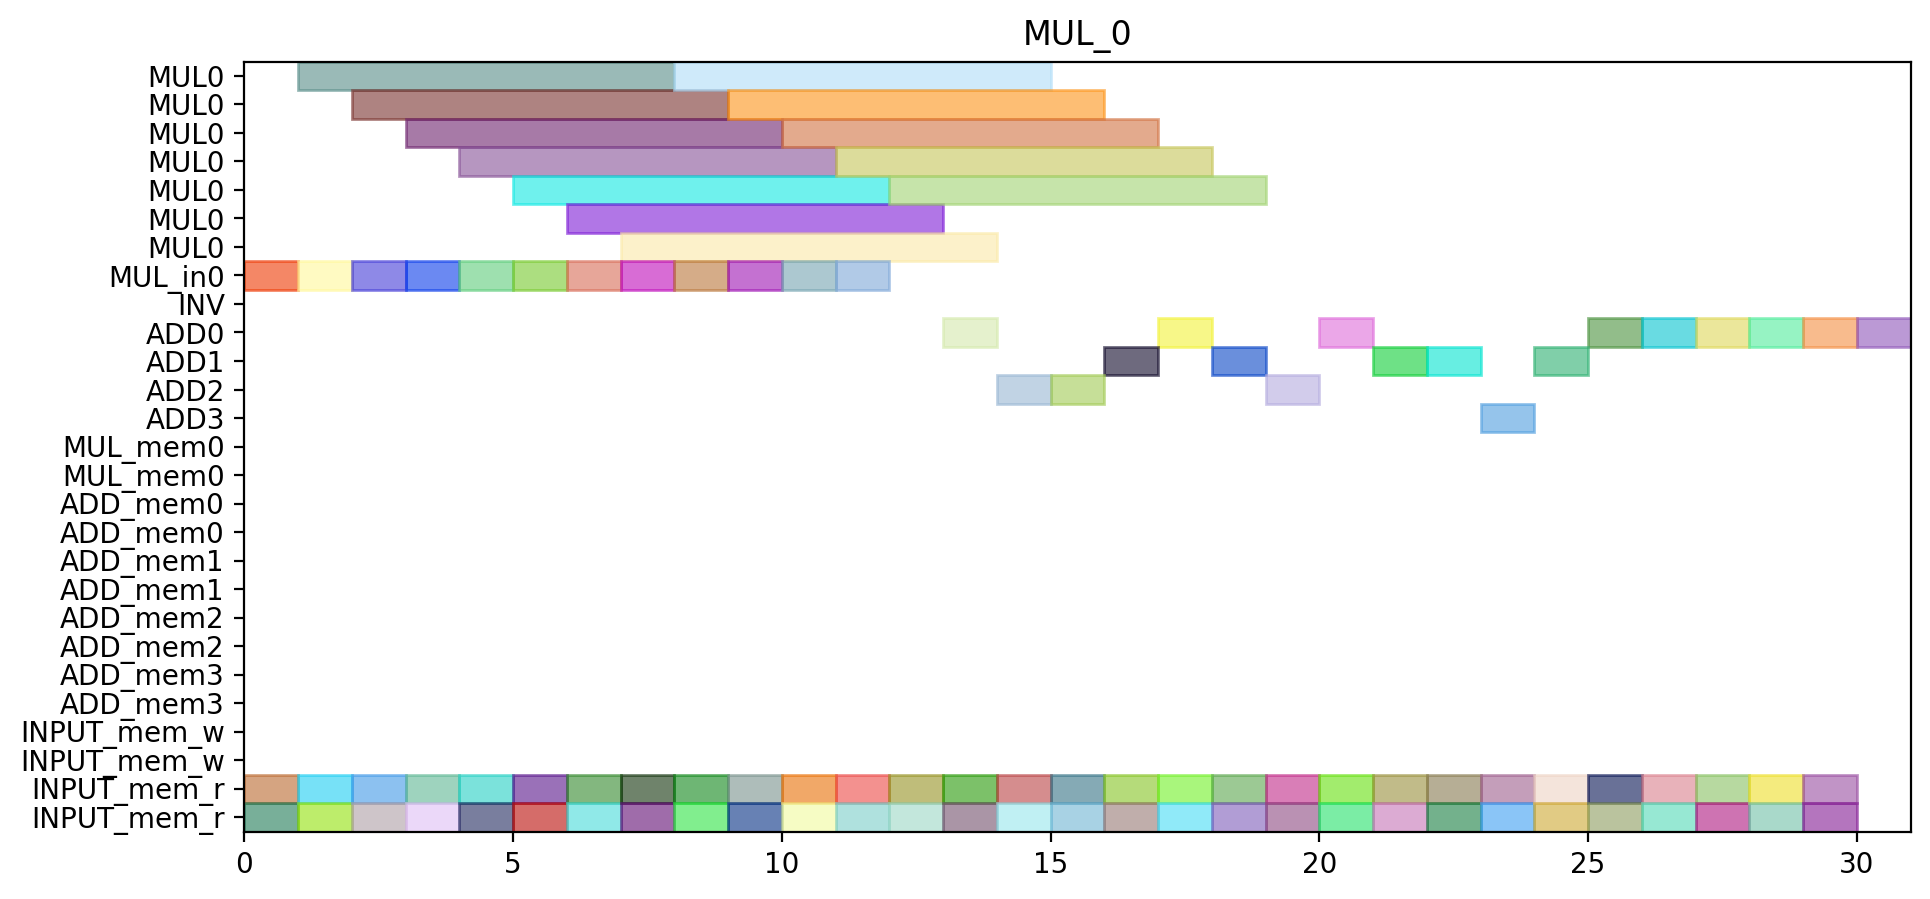

Write Python code to recreate this figure.
from pyschedule import Scenario, solvers, plotters, alt


def solve():
	horizon = 194
	S = Scenario("MUL_0", horizon=horizon)

	# resource
	MUL = S.Resources('MUL', num=1, size=7)
	MUL_in = S.Resources('MUL_in', num=1)
	INV = S.Resource('INV')
	ADD = S.Resources('ADD', num=4, periods=range(1, horizon))
	MUL_mem = S.Resources('MUL_mem', num=1, size=2)
	ADD_mem = S.Resources('ADD_mem', num=4, size=2)
	INPUT_mem_w = S.Resource('INPUT_mem_w', size=2)
	INPUT_mem_r = S.Resource('INPUT_mem_r', size=2)

	# result of previous scheduling

	# new tasks
	c_t0_t0_t0_t0_in = S.Task('c_t0_t0_t0_t0_in', length=1, delay_cost=1)
	c_t0_t0_t0_t0_in += alt(MUL_in)
	c_t0_t0_t0_t0 = S.Task('c_t0_t0_t0_t0', length=7, delay_cost=1)
	c_t0_t0_t0_t0 += alt(MUL)
	S += c_t0_t0_t0_t0>=c_t0_t0_t0_t0_in

	c_t0_t0_t0_t0_mem0 = S.Task('c_t0_t0_t0_t0_mem0', length=1, delay_cost=1)
	c_t0_t0_t0_t0_mem0 += INPUT_mem_r
	S += c_t0_t0_t0_t0_mem0 <= c_t0_t0_t0_t0

	c_t0_t0_t0_t0_mem1 = S.Task('c_t0_t0_t0_t0_mem1', length=1, delay_cost=1)
	c_t0_t0_t0_t0_mem1 += INPUT_mem_r
	S += c_t0_t0_t0_t0_mem1 <= c_t0_t0_t0_t0

	c_t0_t0_t0_t1_in = S.Task('c_t0_t0_t0_t1_in', length=1, delay_cost=1)
	c_t0_t0_t0_t1_in += alt(MUL_in)
	c_t0_t0_t0_t1 = S.Task('c_t0_t0_t0_t1', length=7, delay_cost=1)
	c_t0_t0_t0_t1 += alt(MUL)
	S += c_t0_t0_t0_t1>=c_t0_t0_t0_t1_in

	c_t0_t0_t0_t1_mem0 = S.Task('c_t0_t0_t0_t1_mem0', length=1, delay_cost=1)
	c_t0_t0_t0_t1_mem0 += INPUT_mem_r
	S += c_t0_t0_t0_t1_mem0 <= c_t0_t0_t0_t1

	c_t0_t0_t0_t1_mem1 = S.Task('c_t0_t0_t0_t1_mem1', length=1, delay_cost=1)
	c_t0_t0_t0_t1_mem1 += INPUT_mem_r
	S += c_t0_t0_t0_t1_mem1 <= c_t0_t0_t0_t1

	c_t0_t0_t0_t2 = S.Task('c_t0_t0_t0_t2', length=1, delay_cost=1)
	c_t0_t0_t0_t2 += alt(ADD)

	c_t0_t0_t0_t2_mem0 = S.Task('c_t0_t0_t0_t2_mem0', length=1, delay_cost=1)
	c_t0_t0_t0_t2_mem0 += INPUT_mem_r
	S += c_t0_t0_t0_t2_mem0 <= c_t0_t0_t0_t2

	c_t0_t0_t0_t2_mem1 = S.Task('c_t0_t0_t0_t2_mem1', length=1, delay_cost=1)
	c_t0_t0_t0_t2_mem1 += INPUT_mem_r
	S += c_t0_t0_t0_t2_mem1 <= c_t0_t0_t0_t2

	c_t0_t0_t0_t3 = S.Task('c_t0_t0_t0_t3', length=1, delay_cost=1)
	c_t0_t0_t0_t3 += alt(ADD)

	c_t0_t0_t0_t3_mem0 = S.Task('c_t0_t0_t0_t3_mem0', length=1, delay_cost=1)
	c_t0_t0_t0_t3_mem0 += INPUT_mem_r
	S += c_t0_t0_t0_t3_mem0 <= c_t0_t0_t0_t3

	c_t0_t0_t0_t3_mem1 = S.Task('c_t0_t0_t0_t3_mem1', length=1, delay_cost=1)
	c_t0_t0_t0_t3_mem1 += INPUT_mem_r
	S += c_t0_t0_t0_t3_mem1 <= c_t0_t0_t0_t3

	c_t0_t0_t1_t0_in = S.Task('c_t0_t0_t1_t0_in', length=1, delay_cost=1)
	c_t0_t0_t1_t0_in += alt(MUL_in)
	c_t0_t0_t1_t0 = S.Task('c_t0_t0_t1_t0', length=7, delay_cost=1)
	c_t0_t0_t1_t0 += alt(MUL)
	S += c_t0_t0_t1_t0>=c_t0_t0_t1_t0_in

	c_t0_t0_t1_t0_mem0 = S.Task('c_t0_t0_t1_t0_mem0', length=1, delay_cost=1)
	c_t0_t0_t1_t0_mem0 += INPUT_mem_r
	S += c_t0_t0_t1_t0_mem0 <= c_t0_t0_t1_t0

	c_t0_t0_t1_t0_mem1 = S.Task('c_t0_t0_t1_t0_mem1', length=1, delay_cost=1)
	c_t0_t0_t1_t0_mem1 += INPUT_mem_r
	S += c_t0_t0_t1_t0_mem1 <= c_t0_t0_t1_t0

	c_t0_t0_t1_t1_in = S.Task('c_t0_t0_t1_t1_in', length=1, delay_cost=1)
	c_t0_t0_t1_t1_in += alt(MUL_in)
	c_t0_t0_t1_t1 = S.Task('c_t0_t0_t1_t1', length=7, delay_cost=1)
	c_t0_t0_t1_t1 += alt(MUL)
	S += c_t0_t0_t1_t1>=c_t0_t0_t1_t1_in

	c_t0_t0_t1_t1_mem0 = S.Task('c_t0_t0_t1_t1_mem0', length=1, delay_cost=1)
	c_t0_t0_t1_t1_mem0 += INPUT_mem_r
	S += c_t0_t0_t1_t1_mem0 <= c_t0_t0_t1_t1

	c_t0_t0_t1_t1_mem1 = S.Task('c_t0_t0_t1_t1_mem1', length=1, delay_cost=1)
	c_t0_t0_t1_t1_mem1 += INPUT_mem_r
	S += c_t0_t0_t1_t1_mem1 <= c_t0_t0_t1_t1

	c_t0_t0_t1_t2 = S.Task('c_t0_t0_t1_t2', length=1, delay_cost=1)
	c_t0_t0_t1_t2 += alt(ADD)

	c_t0_t0_t1_t2_mem0 = S.Task('c_t0_t0_t1_t2_mem0', length=1, delay_cost=1)
	c_t0_t0_t1_t2_mem0 += INPUT_mem_r
	S += c_t0_t0_t1_t2_mem0 <= c_t0_t0_t1_t2

	c_t0_t0_t1_t2_mem1 = S.Task('c_t0_t0_t1_t2_mem1', length=1, delay_cost=1)
	c_t0_t0_t1_t2_mem1 += INPUT_mem_r
	S += c_t0_t0_t1_t2_mem1 <= c_t0_t0_t1_t2

	c_t0_t0_t1_t3 = S.Task('c_t0_t0_t1_t3', length=1, delay_cost=1)
	c_t0_t0_t1_t3 += alt(ADD)

	c_t0_t0_t1_t3_mem0 = S.Task('c_t0_t0_t1_t3_mem0', length=1, delay_cost=1)
	c_t0_t0_t1_t3_mem0 += INPUT_mem_r
	S += c_t0_t0_t1_t3_mem0 <= c_t0_t0_t1_t3

	c_t0_t0_t1_t3_mem1 = S.Task('c_t0_t0_t1_t3_mem1', length=1, delay_cost=1)
	c_t0_t0_t1_t3_mem1 += INPUT_mem_r
	S += c_t0_t0_t1_t3_mem1 <= c_t0_t0_t1_t3

	c_t0_t0_t20 = S.Task('c_t0_t0_t20', length=1, delay_cost=1)
	c_t0_t0_t20 += alt(ADD)

	c_t0_t0_t20_mem0 = S.Task('c_t0_t0_t20_mem0', length=1, delay_cost=1)
	c_t0_t0_t20_mem0 += INPUT_mem_r
	S += c_t0_t0_t20_mem0 <= c_t0_t0_t20

	c_t0_t0_t20_mem1 = S.Task('c_t0_t0_t20_mem1', length=1, delay_cost=1)
	c_t0_t0_t20_mem1 += INPUT_mem_r
	S += c_t0_t0_t20_mem1 <= c_t0_t0_t20

	c_t0_t0_t21 = S.Task('c_t0_t0_t21', length=1, delay_cost=1)
	c_t0_t0_t21 += alt(ADD)

	c_t0_t0_t21_mem0 = S.Task('c_t0_t0_t21_mem0', length=1, delay_cost=1)
	c_t0_t0_t21_mem0 += INPUT_mem_r
	S += c_t0_t0_t21_mem0 <= c_t0_t0_t21

	c_t0_t0_t21_mem1 = S.Task('c_t0_t0_t21_mem1', length=1, delay_cost=1)
	c_t0_t0_t21_mem1 += INPUT_mem_r
	S += c_t0_t0_t21_mem1 <= c_t0_t0_t21

	c_t0_t0_t30 = S.Task('c_t0_t0_t30', length=1, delay_cost=1)
	c_t0_t0_t30 += alt(ADD)

	c_t0_t0_t30_mem0 = S.Task('c_t0_t0_t30_mem0', length=1, delay_cost=1)
	c_t0_t0_t30_mem0 += INPUT_mem_r
	S += c_t0_t0_t30_mem0 <= c_t0_t0_t30

	c_t0_t0_t30_mem1 = S.Task('c_t0_t0_t30_mem1', length=1, delay_cost=1)
	c_t0_t0_t30_mem1 += INPUT_mem_r
	S += c_t0_t0_t30_mem1 <= c_t0_t0_t30

	c_t0_t0_t31 = S.Task('c_t0_t0_t31', length=1, delay_cost=1)
	c_t0_t0_t31 += alt(ADD)

	c_t0_t0_t31_mem0 = S.Task('c_t0_t0_t31_mem0', length=1, delay_cost=1)
	c_t0_t0_t31_mem0 += INPUT_mem_r
	S += c_t0_t0_t31_mem0 <= c_t0_t0_t31

	c_t0_t0_t31_mem1 = S.Task('c_t0_t0_t31_mem1', length=1, delay_cost=1)
	c_t0_t0_t31_mem1 += INPUT_mem_r
	S += c_t0_t0_t31_mem1 <= c_t0_t0_t31

	c_t0_t1_t0_t0_in = S.Task('c_t0_t1_t0_t0_in', length=1, delay_cost=1)
	c_t0_t1_t0_t0_in += alt(MUL_in)
	c_t0_t1_t0_t0 = S.Task('c_t0_t1_t0_t0', length=7, delay_cost=1)
	c_t0_t1_t0_t0 += alt(MUL)
	S += c_t0_t1_t0_t0>=c_t0_t1_t0_t0_in

	c_t0_t1_t0_t0_mem0 = S.Task('c_t0_t1_t0_t0_mem0', length=1, delay_cost=1)
	c_t0_t1_t0_t0_mem0 += INPUT_mem_r
	S += c_t0_t1_t0_t0_mem0 <= c_t0_t1_t0_t0

	c_t0_t1_t0_t0_mem1 = S.Task('c_t0_t1_t0_t0_mem1', length=1, delay_cost=1)
	c_t0_t1_t0_t0_mem1 += INPUT_mem_r
	S += c_t0_t1_t0_t0_mem1 <= c_t0_t1_t0_t0

	c_t0_t1_t0_t1_in = S.Task('c_t0_t1_t0_t1_in', length=1, delay_cost=1)
	c_t0_t1_t0_t1_in += alt(MUL_in)
	c_t0_t1_t0_t1 = S.Task('c_t0_t1_t0_t1', length=7, delay_cost=1)
	c_t0_t1_t0_t1 += alt(MUL)
	S += c_t0_t1_t0_t1>=c_t0_t1_t0_t1_in

	c_t0_t1_t0_t1_mem0 = S.Task('c_t0_t1_t0_t1_mem0', length=1, delay_cost=1)
	c_t0_t1_t0_t1_mem0 += INPUT_mem_r
	S += c_t0_t1_t0_t1_mem0 <= c_t0_t1_t0_t1

	c_t0_t1_t0_t1_mem1 = S.Task('c_t0_t1_t0_t1_mem1', length=1, delay_cost=1)
	c_t0_t1_t0_t1_mem1 += INPUT_mem_r
	S += c_t0_t1_t0_t1_mem1 <= c_t0_t1_t0_t1

	c_t0_t1_t0_t2 = S.Task('c_t0_t1_t0_t2', length=1, delay_cost=1)
	c_t0_t1_t0_t2 += alt(ADD)

	c_t0_t1_t0_t2_mem0 = S.Task('c_t0_t1_t0_t2_mem0', length=1, delay_cost=1)
	c_t0_t1_t0_t2_mem0 += INPUT_mem_r
	S += c_t0_t1_t0_t2_mem0 <= c_t0_t1_t0_t2

	c_t0_t1_t0_t2_mem1 = S.Task('c_t0_t1_t0_t2_mem1', length=1, delay_cost=1)
	c_t0_t1_t0_t2_mem1 += INPUT_mem_r
	S += c_t0_t1_t0_t2_mem1 <= c_t0_t1_t0_t2

	c_t0_t1_t0_t3 = S.Task('c_t0_t1_t0_t3', length=1, delay_cost=1)
	c_t0_t1_t0_t3 += alt(ADD)

	c_t0_t1_t0_t3_mem0 = S.Task('c_t0_t1_t0_t3_mem0', length=1, delay_cost=1)
	c_t0_t1_t0_t3_mem0 += INPUT_mem_r
	S += c_t0_t1_t0_t3_mem0 <= c_t0_t1_t0_t3

	c_t0_t1_t0_t3_mem1 = S.Task('c_t0_t1_t0_t3_mem1', length=1, delay_cost=1)
	c_t0_t1_t0_t3_mem1 += INPUT_mem_r
	S += c_t0_t1_t0_t3_mem1 <= c_t0_t1_t0_t3

	c_t0_t1_t1_t0_in = S.Task('c_t0_t1_t1_t0_in', length=1, delay_cost=1)
	c_t0_t1_t1_t0_in += alt(MUL_in)
	c_t0_t1_t1_t0 = S.Task('c_t0_t1_t1_t0', length=7, delay_cost=1)
	c_t0_t1_t1_t0 += alt(MUL)
	S += c_t0_t1_t1_t0>=c_t0_t1_t1_t0_in

	c_t0_t1_t1_t0_mem0 = S.Task('c_t0_t1_t1_t0_mem0', length=1, delay_cost=1)
	c_t0_t1_t1_t0_mem0 += INPUT_mem_r
	S += c_t0_t1_t1_t0_mem0 <= c_t0_t1_t1_t0

	c_t0_t1_t1_t0_mem1 = S.Task('c_t0_t1_t1_t0_mem1', length=1, delay_cost=1)
	c_t0_t1_t1_t0_mem1 += INPUT_mem_r
	S += c_t0_t1_t1_t0_mem1 <= c_t0_t1_t1_t0

	c_t0_t1_t1_t1_in = S.Task('c_t0_t1_t1_t1_in', length=1, delay_cost=1)
	c_t0_t1_t1_t1_in += alt(MUL_in)
	c_t0_t1_t1_t1 = S.Task('c_t0_t1_t1_t1', length=7, delay_cost=1)
	c_t0_t1_t1_t1 += alt(MUL)
	S += c_t0_t1_t1_t1>=c_t0_t1_t1_t1_in

	c_t0_t1_t1_t1_mem0 = S.Task('c_t0_t1_t1_t1_mem0', length=1, delay_cost=1)
	c_t0_t1_t1_t1_mem0 += INPUT_mem_r
	S += c_t0_t1_t1_t1_mem0 <= c_t0_t1_t1_t1

	c_t0_t1_t1_t1_mem1 = S.Task('c_t0_t1_t1_t1_mem1', length=1, delay_cost=1)
	c_t0_t1_t1_t1_mem1 += INPUT_mem_r
	S += c_t0_t1_t1_t1_mem1 <= c_t0_t1_t1_t1

	c_t0_t1_t1_t2 = S.Task('c_t0_t1_t1_t2', length=1, delay_cost=1)
	c_t0_t1_t1_t2 += alt(ADD)

	c_t0_t1_t1_t2_mem0 = S.Task('c_t0_t1_t1_t2_mem0', length=1, delay_cost=1)
	c_t0_t1_t1_t2_mem0 += INPUT_mem_r
	S += c_t0_t1_t1_t2_mem0 <= c_t0_t1_t1_t2

	c_t0_t1_t1_t2_mem1 = S.Task('c_t0_t1_t1_t2_mem1', length=1, delay_cost=1)
	c_t0_t1_t1_t2_mem1 += INPUT_mem_r
	S += c_t0_t1_t1_t2_mem1 <= c_t0_t1_t1_t2

	c_t0_t1_t1_t3 = S.Task('c_t0_t1_t1_t3', length=1, delay_cost=1)
	c_t0_t1_t1_t3 += alt(ADD)

	c_t0_t1_t1_t3_mem0 = S.Task('c_t0_t1_t1_t3_mem0', length=1, delay_cost=1)
	c_t0_t1_t1_t3_mem0 += INPUT_mem_r
	S += c_t0_t1_t1_t3_mem0 <= c_t0_t1_t1_t3

	c_t0_t1_t1_t3_mem1 = S.Task('c_t0_t1_t1_t3_mem1', length=1, delay_cost=1)
	c_t0_t1_t1_t3_mem1 += INPUT_mem_r
	S += c_t0_t1_t1_t3_mem1 <= c_t0_t1_t1_t3

	c_t0_t1_t20 = S.Task('c_t0_t1_t20', length=1, delay_cost=1)
	c_t0_t1_t20 += alt(ADD)

	c_t0_t1_t20_mem0 = S.Task('c_t0_t1_t20_mem0', length=1, delay_cost=1)
	c_t0_t1_t20_mem0 += INPUT_mem_r
	S += c_t0_t1_t20_mem0 <= c_t0_t1_t20

	c_t0_t1_t20_mem1 = S.Task('c_t0_t1_t20_mem1', length=1, delay_cost=1)
	c_t0_t1_t20_mem1 += INPUT_mem_r
	S += c_t0_t1_t20_mem1 <= c_t0_t1_t20

	c_t0_t1_t21 = S.Task('c_t0_t1_t21', length=1, delay_cost=1)
	c_t0_t1_t21 += alt(ADD)

	c_t0_t1_t21_mem0 = S.Task('c_t0_t1_t21_mem0', length=1, delay_cost=1)
	c_t0_t1_t21_mem0 += INPUT_mem_r
	S += c_t0_t1_t21_mem0 <= c_t0_t1_t21

	c_t0_t1_t21_mem1 = S.Task('c_t0_t1_t21_mem1', length=1, delay_cost=1)
	c_t0_t1_t21_mem1 += INPUT_mem_r
	S += c_t0_t1_t21_mem1 <= c_t0_t1_t21

	c_t0_t1_t30 = S.Task('c_t0_t1_t30', length=1, delay_cost=1)
	c_t0_t1_t30 += alt(ADD)

	c_t0_t1_t30_mem0 = S.Task('c_t0_t1_t30_mem0', length=1, delay_cost=1)
	c_t0_t1_t30_mem0 += INPUT_mem_r
	S += c_t0_t1_t30_mem0 <= c_t0_t1_t30

	c_t0_t1_t30_mem1 = S.Task('c_t0_t1_t30_mem1', length=1, delay_cost=1)
	c_t0_t1_t30_mem1 += INPUT_mem_r
	S += c_t0_t1_t30_mem1 <= c_t0_t1_t30

	c_t0_t1_t31 = S.Task('c_t0_t1_t31', length=1, delay_cost=1)
	c_t0_t1_t31 += alt(ADD)

	c_t0_t1_t31_mem0 = S.Task('c_t0_t1_t31_mem0', length=1, delay_cost=1)
	c_t0_t1_t31_mem0 += INPUT_mem_r
	S += c_t0_t1_t31_mem0 <= c_t0_t1_t31

	c_t0_t1_t31_mem1 = S.Task('c_t0_t1_t31_mem1', length=1, delay_cost=1)
	c_t0_t1_t31_mem1 += INPUT_mem_r
	S += c_t0_t1_t31_mem1 <= c_t0_t1_t31

	c_t0_t2_t0_t0_in = S.Task('c_t0_t2_t0_t0_in', length=1, delay_cost=1)
	c_t0_t2_t0_t0_in += alt(MUL_in)
	c_t0_t2_t0_t0 = S.Task('c_t0_t2_t0_t0', length=7, delay_cost=1)
	c_t0_t2_t0_t0 += alt(MUL)
	S += c_t0_t2_t0_t0>=c_t0_t2_t0_t0_in

	c_t0_t2_t0_t0_mem0 = S.Task('c_t0_t2_t0_t0_mem0', length=1, delay_cost=1)
	c_t0_t2_t0_t0_mem0 += INPUT_mem_r
	S += c_t0_t2_t0_t0_mem0 <= c_t0_t2_t0_t0

	c_t0_t2_t0_t0_mem1 = S.Task('c_t0_t2_t0_t0_mem1', length=1, delay_cost=1)
	c_t0_t2_t0_t0_mem1 += INPUT_mem_r
	S += c_t0_t2_t0_t0_mem1 <= c_t0_t2_t0_t0

	c_t0_t2_t0_t1_in = S.Task('c_t0_t2_t0_t1_in', length=1, delay_cost=1)
	c_t0_t2_t0_t1_in += alt(MUL_in)
	c_t0_t2_t0_t1 = S.Task('c_t0_t2_t0_t1', length=7, delay_cost=1)
	c_t0_t2_t0_t1 += alt(MUL)
	S += c_t0_t2_t0_t1>=c_t0_t2_t0_t1_in

	c_t0_t2_t0_t1_mem0 = S.Task('c_t0_t2_t0_t1_mem0', length=1, delay_cost=1)
	c_t0_t2_t0_t1_mem0 += INPUT_mem_r
	S += c_t0_t2_t0_t1_mem0 <= c_t0_t2_t0_t1

	c_t0_t2_t0_t1_mem1 = S.Task('c_t0_t2_t0_t1_mem1', length=1, delay_cost=1)
	c_t0_t2_t0_t1_mem1 += INPUT_mem_r
	S += c_t0_t2_t0_t1_mem1 <= c_t0_t2_t0_t1

	c_t0_t2_t0_t2 = S.Task('c_t0_t2_t0_t2', length=1, delay_cost=1)
	c_t0_t2_t0_t2 += alt(ADD)

	c_t0_t2_t0_t2_mem0 = S.Task('c_t0_t2_t0_t2_mem0', length=1, delay_cost=1)
	c_t0_t2_t0_t2_mem0 += INPUT_mem_r
	S += c_t0_t2_t0_t2_mem0 <= c_t0_t2_t0_t2

	c_t0_t2_t0_t2_mem1 = S.Task('c_t0_t2_t0_t2_mem1', length=1, delay_cost=1)
	c_t0_t2_t0_t2_mem1 += INPUT_mem_r
	S += c_t0_t2_t0_t2_mem1 <= c_t0_t2_t0_t2

	c_t0_t2_t0_t3 = S.Task('c_t0_t2_t0_t3', length=1, delay_cost=1)
	c_t0_t2_t0_t3 += alt(ADD)

	c_t0_t2_t0_t3_mem0 = S.Task('c_t0_t2_t0_t3_mem0', length=1, delay_cost=1)
	c_t0_t2_t0_t3_mem0 += INPUT_mem_r
	S += c_t0_t2_t0_t3_mem0 <= c_t0_t2_t0_t3

	c_t0_t2_t0_t3_mem1 = S.Task('c_t0_t2_t0_t3_mem1', length=1, delay_cost=1)
	c_t0_t2_t0_t3_mem1 += INPUT_mem_r
	S += c_t0_t2_t0_t3_mem1 <= c_t0_t2_t0_t3

	c_t0_t2_t1_t0_in = S.Task('c_t0_t2_t1_t0_in', length=1, delay_cost=1)
	c_t0_t2_t1_t0_in += alt(MUL_in)
	c_t0_t2_t1_t0 = S.Task('c_t0_t2_t1_t0', length=7, delay_cost=1)
	c_t0_t2_t1_t0 += alt(MUL)
	S += c_t0_t2_t1_t0>=c_t0_t2_t1_t0_in

	c_t0_t2_t1_t0_mem0 = S.Task('c_t0_t2_t1_t0_mem0', length=1, delay_cost=1)
	c_t0_t2_t1_t0_mem0 += INPUT_mem_r
	S += c_t0_t2_t1_t0_mem0 <= c_t0_t2_t1_t0

	c_t0_t2_t1_t0_mem1 = S.Task('c_t0_t2_t1_t0_mem1', length=1, delay_cost=1)
	c_t0_t2_t1_t0_mem1 += INPUT_mem_r
	S += c_t0_t2_t1_t0_mem1 <= c_t0_t2_t1_t0

	c_t0_t2_t1_t1_in = S.Task('c_t0_t2_t1_t1_in', length=1, delay_cost=1)
	c_t0_t2_t1_t1_in += alt(MUL_in)
	c_t0_t2_t1_t1 = S.Task('c_t0_t2_t1_t1', length=7, delay_cost=1)
	c_t0_t2_t1_t1 += alt(MUL)
	S += c_t0_t2_t1_t1>=c_t0_t2_t1_t1_in

	c_t0_t2_t1_t1_mem0 = S.Task('c_t0_t2_t1_t1_mem0', length=1, delay_cost=1)
	c_t0_t2_t1_t1_mem0 += INPUT_mem_r
	S += c_t0_t2_t1_t1_mem0 <= c_t0_t2_t1_t1

	c_t0_t2_t1_t1_mem1 = S.Task('c_t0_t2_t1_t1_mem1', length=1, delay_cost=1)
	c_t0_t2_t1_t1_mem1 += INPUT_mem_r
	S += c_t0_t2_t1_t1_mem1 <= c_t0_t2_t1_t1

	solvers.mip.solve(S,msg=1,kind='CPLEX',ratio_gap=1.01)

	solution = [['hoge']*len(S.solution()[1]) for i in range(len(S.solution()))]
	for i in range(len(S.solution())):
		for j in range(len(S.solution()[i])):
			solution[i][j]=str(S.solution()[i][j])
	print(solution)

	cycles = int(solution[-1][3])

	pic_file_name = "/mnt/rose/usr1/fukuda/pairing_automation_design2/bls24-1032/scheduling/MUL_mul1_add4/MUL_0.png"
	if(S.solution() != []):
		plotters.matplotlib.plot(S,img_filename=pic_file_name, vertical_text=True, fig_size=(cycles*0.25+3, 5), show_task_labels=False)

	return solution
